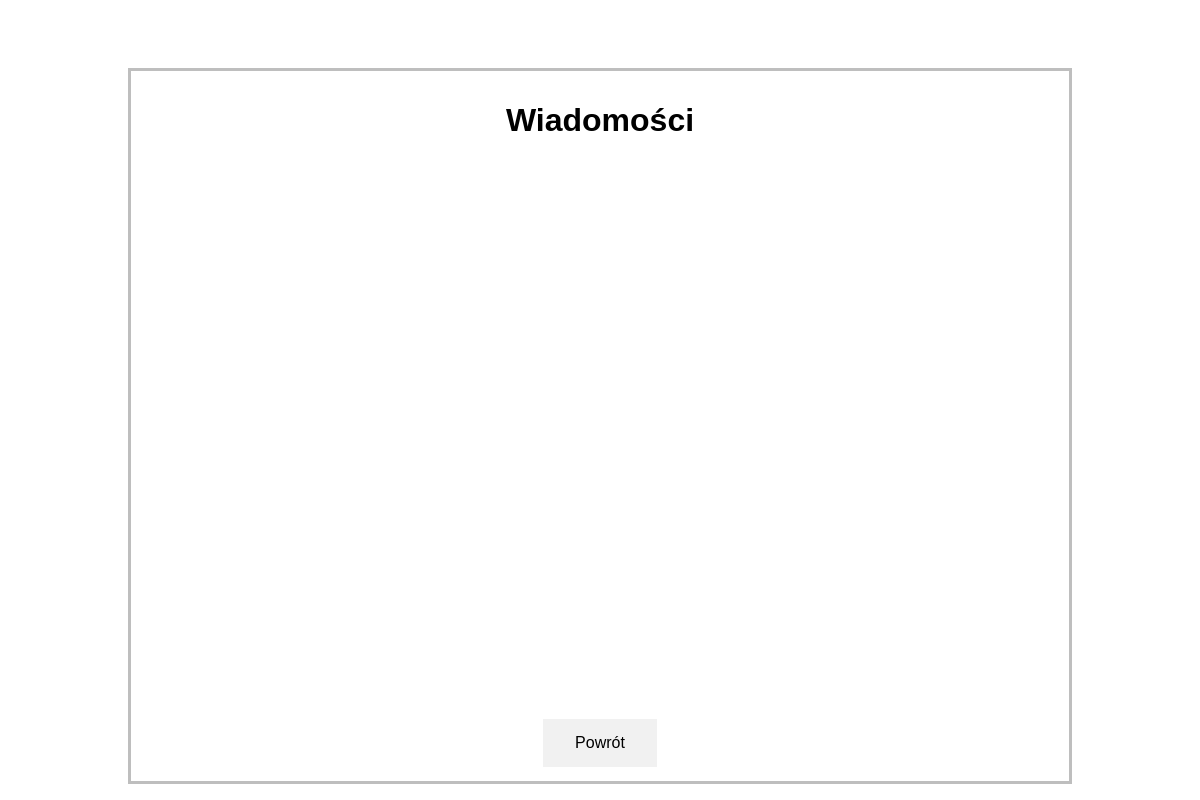
Page /messages (signed in) on the earlier database version.
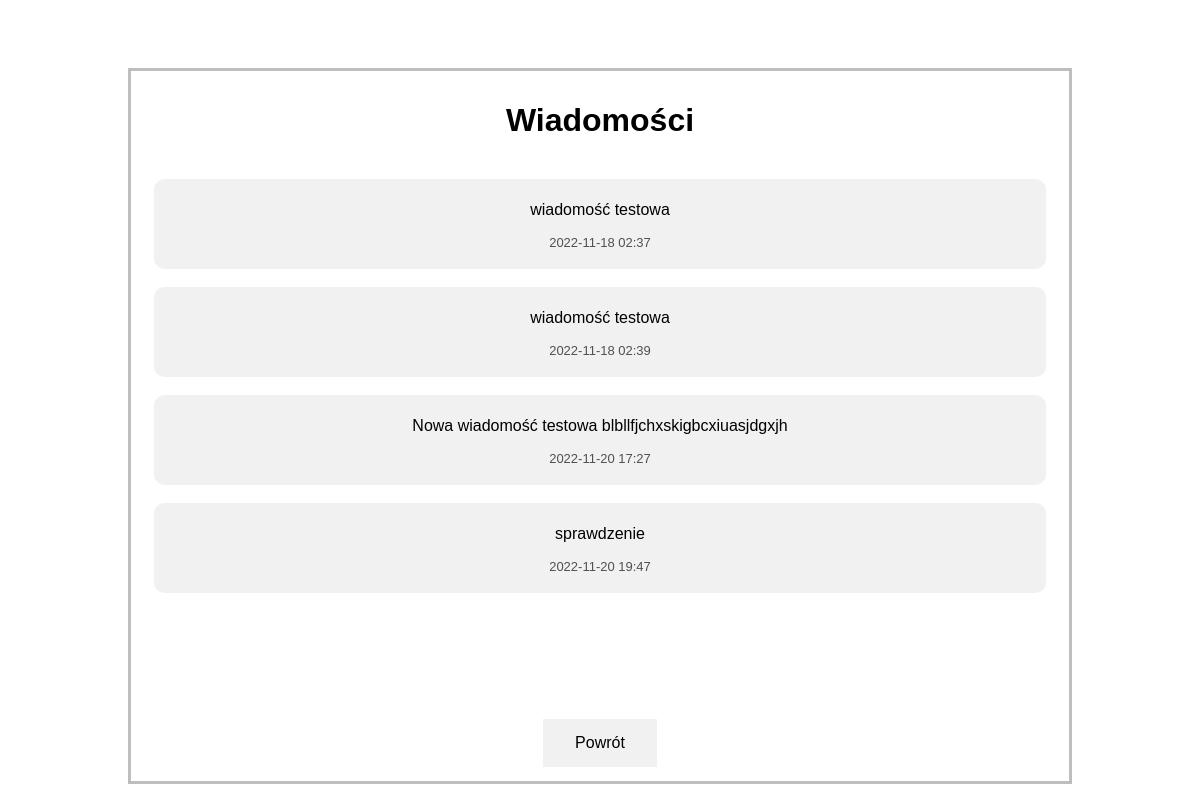
Same page on the later database version.
### tables this page shows
CREATE TABLE Message(
                    id INTEGER PRIMARY KEY AUTOINCREMENT,
                    user_id INTEGER NOT NULL,
                    content  VARCHAR(600),
                    status VARCHAR(30),
                    date TEXT,
                    FOREIGN KEY (user_id) REFERENCES User(id)
                );

### serwer.py (the view)
@app.route("/messages", methods=['GET'])
@login_required
def messages():
    if request.method == 'GET':
        messages = get_messages(current_user.username)
        return render_template("customer/messages.html", messages=messages, username=current_user.username)

### database/messages_db.py (called while the page is built)
def connect_to_db():
    connection = connect(DB_NAME, check_same_thread=False)
    cursor = connection.cursor()
    return connection, cursor

def fetch_message_records_by_user_id(user_id):
    connection, cursor = connect_to_db()
    data = cursor.execute("SELECT * FROM Message WHERE user_id = ?",[user_id])
    records = cursor.fetchall()
    connection.close()
    return records

### database/user_db.py (called while the page is built)
def connect_to_db():
    connection = connect(DB_NAME, check_same_thread=False)
    cursor = connection.cursor()
    return connection, cursor

def get_user_id_by_username(username):
    connection, cursor = connect_to_db()
    data = cursor.execute("SELECT id FROM User WHERE username = ?", [username])
    records = cursor.fetchall()
    connection.close()
    if len(records) == 0:
        return 0
    else:
        return records[0][0]

def get_user_by_username(username):
    connection, cursor = connect_to_db()
    data = cursor.execute("SELECT * FROM User WHERE username = ?", [username])
    record = cursor.fetchone()
    connection.close()
    return record

### templates/customer/messages.html (shortened to what this page needs)
<!doctype html>
<html lang="pl">
    <head>
        <link rel="stylesheet" type="text/css" href="../../static/css/styles.css"/>
    </head>
    <body class="padmessages">
        <div class="center">
            <h1>Wiadomości</h1>
            <div id = "messDiv" class="scroll">
                {% for message in messages %}
                <br>
                <div class="message">
                    <p> {{ message.2 }}</p>
                    <p style="color:rgb(80, 80, 80); font-size:13px"> {{ message.4[:-10] }}</p>
                </div>
                {% endfor %}
            </div>
            <br><br><br>
            <a href="/profile_page">
                <button class="button">Powrót</button>
            </a>
        </div>
    </body>
</html>

Differences in the rows shown:
added Message: content "wiadomość testowa", date "2022-11-18 02:37"
added Message: content "wiadomość testowa", date "2022-11-18 02:39"
added Message: content "Nowa wiadomość testowa blbllfjchxskigbcxiuasjdgxjh", date "2022-11-20 17:27"
added Message: content "sprawdzenie", date "2022-11-20 19:47"
